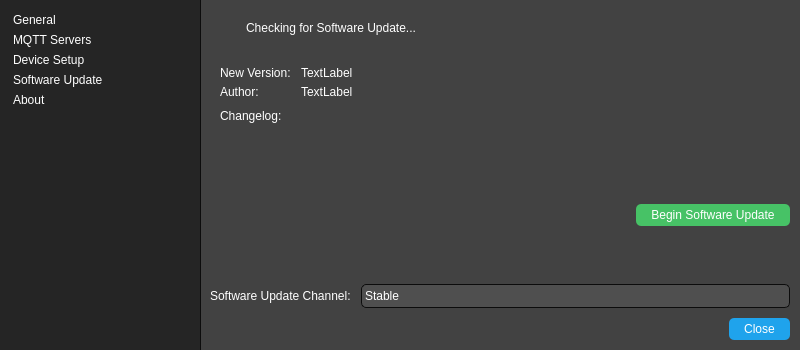
<?xml version="1.0" encoding="UTF-8"?>
<ui version="4.0">
 <class>PreferencesDialog</class>
 <widget class="QDialog" name="PreferencesDialog">
  <property name="geometry">
   <rect>
    <x>0</x>
    <y>0</y>
    <width>800</width>
    <height>350</height>
   </rect>
  </property>
  <property name="minimumSize">
   <size>
    <width>700</width>
    <height>300</height>
   </size>
  </property>
  <property name="maximumSize">
   <size>
    <width>859</width>
    <height>400</height>
   </size>
  </property>
  <property name="windowTitle">
   <string>Preferences</string>
  </property>
  <property name="styleSheet">
   <string notr="true">* {
	color: white;
}

#changelog {
	background: transparent;
	border: none;
}

QMessageBox {
	background-color: rgb(37, 37, 37);
	min-width: 500px;
}

#PreferencesDialog {
	background-color: rgb(37, 37, 37);
	font-weight: 600;
	
}
QPushButton {
	border-radius: 5px;
	border: none;
	padding: 4px 15px;
	background-color: #1fa3ec;
}

QPushButton:pressed {
	background-color: #0e70a4;
}

QPushButton:!enabled {
	background-color: rgb(145, 145, 145);
}

QToolButton {
	border-radius: 5px;
	border: none;
	padding: 3px 15px;
	background-color: #1fa3ec;
}

QToolButton:pressed {
	background-color: #0e70a4;
}


QListWidget {
	padding: 10px;
	background-color: rgb(37, 37, 37);
	border: none;
}

QListView::item {
   	padding: 3px;
	padding-left: 0px;
	border-radius: 5px;
}

QListView::item:selected {
	background-color: #1fa3ec;
}

#mqttServersList {
	background-color: rgb(37, 37, 37);
	padding: 3px;
	border-radius: 5px;
	border: 1px Solid #0C0C0C;
}

QLineEdit,  QComboBox, QSpinBox {
	background-color: #4f4f4f;
	padding: 3px;
	border-radius: 5px;
	border: 1px Solid #0C0C0C;
}

QComboBox::drop-down {border-width: 0px; } QComboBox::down-arrow {image: url(noimg); border-width: 0px;}

#container {
	background-color: rgb(66, 66, 66);
	border: none;
	border-left: 1px Solid #0C0C0C;
}

#qt_msgbox_informativelabel {
	color: rgb(146, 146, 146);
}</string>
  </property>
  <layout class="QHBoxLayout" name="horizontalLayout">
   <property name="spacing">
    <number>0</number>
   </property>
   <property name="leftMargin">
    <number>0</number>
   </property>
   <property name="topMargin">
    <number>0</number>
   </property>
   <property name="rightMargin">
    <number>0</number>
   </property>
   <property name="bottomMargin">
    <number>0</number>
   </property>
   <item>
    <widget class="QListWidget" name="listWidget">
     <property name="maximumSize">
      <size>
       <width>200</width>
       <height>16777215</height>
      </size>
     </property>
     <property name="styleSheet">
      <string notr="true"/>
     </property>
     <property name="iconSize">
      <size>
       <width>24</width>
       <height>24</height>
      </size>
     </property>
     <item>
      <property name="text">
       <string>General</string>
      </property>
      <property name="icon">
       <iconset resource="../../resources/resources.qrc">
        <normaloff>:/24/assets/24_gear_square.svg</normaloff>:/24/assets/24_gear_square.svg</iconset>
      </property>
     </item>
     <item>
      <property name="text">
       <string>MQTT Servers</string>
      </property>
      <property name="icon">
       <iconset resource="../../resources/resources.qrc">
        <normaloff>:/24/assets/24_servers_square.svg</normaloff>:/24/assets/24_servers_square.svg</iconset>
      </property>
     </item>
     <item>
      <property name="text">
       <string>Device Setup</string>
      </property>
      <property name="icon">
       <iconset resource="../../resources/resources.qrc">
        <normaloff>:/24/assets/24_bulb_square.svg</normaloff>:/24/assets/24_bulb_square.svg</iconset>
      </property>
     </item>
     <item>
      <property name="text">
       <string>Software Update</string>
      </property>
      <property name="icon">
       <iconset resource="../../resources/resources.qrc">
        <normaloff>:/24/assets/24_swupdate_square.svg</normaloff>:/24/assets/24_swupdate_square.svg</iconset>
      </property>
     </item>
     <item>
      <property name="text">
       <string>About</string>
      </property>
      <property name="icon">
       <iconset resource="../../resources/resources.qrc">
        <normaloff>:/24/assets/24_about_square.svg</normaloff>:/24/assets/24_about_square.svg</iconset>
      </property>
     </item>
    </widget>
   </item>
   <item>
    <widget class="QWidget" name="container" native="true">
     <layout class="QVBoxLayout" name="verticalLayout_2" stretch="0,0">
      <property name="spacing">
       <number>10</number>
      </property>
      <property name="leftMargin">
       <number>10</number>
      </property>
      <property name="topMargin">
       <number>10</number>
      </property>
      <property name="rightMargin">
       <number>10</number>
      </property>
      <property name="bottomMargin">
       <number>10</number>
      </property>
      <item>
       <widget class="QStackedWidget" name="stackedWidget">
        <property name="currentIndex">
         <number>3</number>
        </property>
        <widget class="QWidget" name="generalPage">
         <layout class="QFormLayout" name="formLayout_3">
          <property name="fieldGrowthPolicy">
           <enum>QFormLayout::ExpandingFieldsGrow</enum>
          </property>
          <property name="horizontalSpacing">
           <number>10</number>
          </property>
          <property name="verticalSpacing">
           <number>10</number>
          </property>
          <property name="leftMargin">
           <number>0</number>
          </property>
          <property name="topMargin">
           <number>0</number>
          </property>
          <property name="rightMargin">
           <number>0</number>
          </property>
          <property name="bottomMargin">
           <number>0</number>
          </property>
          <item row="0" column="0">
           <widget class="QLabel" name="label_5">
            <property name="text">
             <string>Backup Location:</string>
            </property>
           </widget>
          </item>
          <item row="0" column="1">
           <layout class="QHBoxLayout" name="horizontalLayout_7">
            <item>
             <widget class="QLineEdit" name="lineEdit">
              <property name="readOnly">
               <bool>true</bool>
              </property>
             </widget>
            </item>
            <item>
             <widget class="QToolButton" name="toolButton">
              <property name="text">
               <string>...</string>
              </property>
             </widget>
            </item>
           </layout>
          </item>
         </layout>
        </widget>
        <widget class="QWidget" name="mqttServersPage">
         <layout class="QVBoxLayout" name="verticalLayout_3">
          <property name="spacing">
           <number>10</number>
          </property>
          <property name="leftMargin">
           <number>0</number>
          </property>
          <property name="topMargin">
           <number>0</number>
          </property>
          <property name="rightMargin">
           <number>0</number>
          </property>
          <property name="bottomMargin">
           <number>0</number>
          </property>
          <item>
           <layout class="QHBoxLayout" name="horizontalLayout_3">
            <property name="spacing">
             <number>10</number>
            </property>
            <property name="leftMargin">
             <number>0</number>
            </property>
            <property name="topMargin">
             <number>0</number>
            </property>
            <property name="rightMargin">
             <number>0</number>
            </property>
            <item>
             <layout class="QVBoxLayout" name="verticalLayout_4">
              <property name="spacing">
               <number>10</number>
              </property>
              <property name="leftMargin">
               <number>0</number>
              </property>
              <item>
               <widget class="QListWidget" name="mqttServersList">
                <property name="sizePolicy">
                 <sizepolicy hsizetype="Expanding" vsizetype="Expanding">
                  <horstretch>0</horstretch>
                  <verstretch>0</verstretch>
                 </sizepolicy>
                </property>
               </widget>
              </item>
              <item>
               <layout class="QHBoxLayout" name="horizontalLayout_5">
                <property name="spacing">
                 <number>5</number>
                </property>
                <property name="topMargin">
                 <number>0</number>
                </property>
                <item>
                 <widget class="QPushButton" name="addButton">
                  <property name="sizePolicy">
                   <sizepolicy hsizetype="Preferred" vsizetype="Fixed">
                    <horstretch>0</horstretch>
                    <verstretch>0</verstretch>
                   </sizepolicy>
                  </property>
                  <property name="styleSheet">
                   <string notr="true">image: url(:/16/assets/16_add.svg);
padding: 4px 2px;
background-color: #47c266;</string>
                  </property>
                  <property name="text">
                   <string/>
                  </property>
                 </widget>
                </item>
                <item>
                 <widget class="QPushButton" name="removeButton">
                  <property name="sizePolicy">
                   <sizepolicy hsizetype="Preferred" vsizetype="Fixed">
                    <horstretch>0</horstretch>
                    <verstretch>0</verstretch>
                   </sizepolicy>
                  </property>
                  <property name="styleSheet">
                   <string notr="true">image: url(:/16/assets/16_remove.svg);
padding: 4px 2px;
background-color: #d43535;</string>
                  </property>
                  <property name="text">
                   <string/>
                  </property>
                 </widget>
                </item>
                <item>
                 <widget class="QPushButton" name="editButton">
                  <property name="styleSheet">
                   <string notr="true">image: url(:/16/assets/16_edit.svg);
padding: 4px 2px;</string>
                  </property>
                  <property name="text">
                   <string/>
                  </property>
                 </widget>
                </item>
                <item>
                 <spacer name="horizontalSpacer_3">
                  <property name="orientation">
                   <enum>Qt::Horizontal</enum>
                  </property>
                  <property name="sizeHint" stdset="0">
                   <size>
                    <width>40</width>
                    <height>20</height>
                   </size>
                  </property>
                 </spacer>
                </item>
               </layout>
              </item>
             </layout>
            </item>
           </layout>
          </item>
         </layout>
        </widget>
        <widget class="QWidget" name="deviceSetupPage">
         <layout class="QVBoxLayout" name="verticalLayout_5">
          <property name="spacing">
           <number>10</number>
          </property>
          <property name="leftMargin">
           <number>0</number>
          </property>
          <property name="topMargin">
           <number>0</number>
          </property>
          <property name="rightMargin">
           <number>0</number>
          </property>
          <property name="bottomMargin">
           <number>0</number>
          </property>
          <item>
           <layout class="QFormLayout" name="formLayout_2">
            <property name="fieldGrowthPolicy">
             <enum>QFormLayout::ExpandingFieldsGrow</enum>
            </property>
            <property name="topMargin">
             <number>10</number>
            </property>
            <item row="0" column="0">
             <widget class="QLabel" name="label_10">
              <property name="text">
               <string>Obtain IP Mode:</string>
              </property>
             </widget>
            </item>
            <item row="0" column="1">
             <layout class="QVBoxLayout" name="verticalLayout_6">
              <item>
               <widget class="QRadioButton" name="automaticButton">
                <property name="text">
                 <string>Automatic (Default)</string>
                </property>
               </widget>
              </item>
              <item>
               <widget class="QLabel" name="label_11">
                <property name="minimumSize">
                 <size>
                  <width>0</width>
                  <height>70</height>
                 </size>
                </property>
                <property name="text">
                 <string>TasmoManager will automatically detect the active network interface(s) on this computer and iterate through the IP addresses in that particular subnet until a Tasmota device is found.</string>
                </property>
                <property name="alignment">
                 <set>Qt::AlignLeading|Qt::AlignLeft|Qt::AlignTop</set>
                </property>
                <property name="wordWrap">
                 <bool>true</bool>
                </property>
               </widget>
              </item>
              <item>
               <widget class="QRadioButton" name="manualButton">
                <property name="text">
                 <string>Manual</string>
                </property>
               </widget>
              </item>
              <item>
               <widget class="QLabel" name="label_12">
                <property name="text">
                 <string>Enter an IP range that TasmoManager will use to detect devices.</string>
                </property>
               </widget>
              </item>
              <item>
               <layout class="QHBoxLayout" name="horizontalLayout_6">
                <property name="spacing">
                 <number>10</number>
                </property>
                <property name="topMargin">
                 <number>0</number>
                </property>
                <item>
                 <widget class="QLineEdit" name="firstIP"/>
                </item>
                <item>
                 <widget class="QLabel" name="label_3">
                  <property name="text">
                   <string>-</string>
                  </property>
                 </widget>
                </item>
                <item>
                 <widget class="QLineEdit" name="lastIP"/>
                </item>
                <item>
                 <widget class="QPushButton" name="saveIPSettingsButton">
                  <property name="sizePolicy">
                   <sizepolicy hsizetype="Preferred" vsizetype="Fixed">
                    <horstretch>0</horstretch>
                    <verstretch>0</verstretch>
                   </sizepolicy>
                  </property>
                  <property name="styleSheet">
                   <string notr="true">image: url(:/16/assets/16_tick.svg);
padding: 4px 2px;
background-color: #47c266;</string>
                  </property>
                  <property name="text">
                   <string/>
                  </property>
                 </widget>
                </item>
               </layout>
              </item>
             </layout>
            </item>
           </layout>
          </item>
          <item>
           <spacer name="verticalSpacer_2">
            <property name="orientation">
             <enum>Qt::Vertical</enum>
            </property>
            <property name="sizeHint" stdset="0">
             <size>
              <width>20</width>
              <height>40</height>
             </size>
            </property>
           </spacer>
          </item>
         </layout>
        </widget>
        <widget class="QWidget" name="softwareUpdatePage">
         <layout class="QVBoxLayout" name="verticalLayout_9">
          <property name="spacing">
           <number>10</number>
          </property>
          <property name="leftMargin">
           <number>0</number>
          </property>
          <property name="topMargin">
           <number>0</number>
          </property>
          <property name="rightMargin">
           <number>0</number>
          </property>
          <property name="bottomMargin">
           <number>0</number>
          </property>
          <item>
           <widget class="QWidget" name="checkForUpdatesWIdget" native="true">
            <layout class="QHBoxLayout" name="horizontalLayout_9">
             <property name="spacing">
              <number>10</number>
             </property>
             <property name="leftMargin">
              <number>10</number>
             </property>
             <property name="topMargin">
              <number>10</number>
             </property>
             <property name="rightMargin">
              <number>10</number>
             </property>
             <property name="bottomMargin">
              <number>10</number>
             </property>
             <item>
              <widget class="QLabel" name="spinner">
               <property name="minimumSize">
                <size>
                 <width>16</width>
                 <height>16</height>
                </size>
               </property>
               <property name="maximumSize">
                <size>
                 <width>16</width>
                 <height>16</height>
                </size>
               </property>
               <property name="text">
                <string/>
               </property>
              </widget>
             </item>
             <item>
              <widget class="QLabel" name="checkForUpdatesStatus">
               <property name="text">
                <string>Checking for Software Update...</string>
               </property>
              </widget>
             </item>
            </layout>
           </widget>
          </item>
          <item>
           <widget class="QWidget" name="softwareUpdateWidget" native="true">
            <layout class="QVBoxLayout" name="verticalLayout_7">
             <property name="spacing">
              <number>0</number>
             </property>
             <property name="leftMargin">
              <number>0</number>
             </property>
             <property name="topMargin">
              <number>0</number>
             </property>
             <property name="rightMargin">
              <number>0</number>
             </property>
             <property name="bottomMargin">
              <number>0</number>
             </property>
             <item>
              <layout class="QFormLayout" name="formLayout">
               <property name="fieldGrowthPolicy">
                <enum>QFormLayout::ExpandingFieldsGrow</enum>
               </property>
               <property name="horizontalSpacing">
                <number>10</number>
               </property>
               <property name="verticalSpacing">
                <number>5</number>
               </property>
               <property name="leftMargin">
                <number>10</number>
               </property>
               <property name="topMargin">
                <number>10</number>
               </property>
               <property name="rightMargin">
                <number>0</number>
               </property>
               <property name="bottomMargin">
                <number>0</number>
               </property>
               <item row="0" column="0">
                <widget class="QLabel" name="label_4">
                 <property name="text">
                  <string>New Version:</string>
                 </property>
                </widget>
               </item>
               <item row="0" column="1">
                <widget class="QLabel" name="newVersionLabel">
                 <property name="text">
                  <string>TextLabel</string>
                 </property>
                </widget>
               </item>
               <item row="1" column="0">
                <widget class="QLabel" name="label_7">
                 <property name="text">
                  <string>Author:</string>
                 </property>
                </widget>
               </item>
               <item row="2" column="0">
                <widget class="QLabel" name="label_6">
                 <property name="text">
                  <string>Changelog:</string>
                 </property>
                </widget>
               </item>
               <item row="1" column="1">
                <widget class="QLabel" name="authorUsername">
                 <property name="text">
                  <string>TextLabel</string>
                 </property>
                 <property name="openExternalLinks">
                  <bool>true</bool>
                 </property>
                </widget>
               </item>
               <item row="2" column="1">
                <widget class="QTextEdit" name="changelog">
                 <property name="sizePolicy">
                  <sizepolicy hsizetype="Expanding" vsizetype="Preferred">
                   <horstretch>0</horstretch>
                   <verstretch>0</verstretch>
                  </sizepolicy>
                 </property>
                 <property name="maximumSize">
                  <size>
                   <width>16777215</width>
                   <height>100</height>
                  </size>
                 </property>
                </widget>
               </item>
              </layout>
             </item>
             <item>
              <layout class="QHBoxLayout" name="horizontalLayout_8">
               <property name="spacing">
                <number>5</number>
               </property>
               <item>
                <spacer name="horizontalSpacer_2">
                 <property name="orientation">
                  <enum>Qt::Horizontal</enum>
                 </property>
                 <property name="sizeHint" stdset="0">
                  <size>
                   <width>40</width>
                   <height>20</height>
                  </size>
                 </property>
                </spacer>
               </item>
               <item>
                <widget class="QPushButton" name="beginSoftwareUpdateButton">
                 <property name="styleSheet">
                  <string notr="true">background-color: #47c266;</string>
                 </property>
                 <property name="text">
                  <string>Begin Software Update</string>
                 </property>
                </widget>
               </item>
              </layout>
             </item>
            </layout>
           </widget>
          </item>
          <item>
           <spacer name="verticalSpacer_3">
            <property name="orientation">
             <enum>Qt::Vertical</enum>
            </property>
            <property name="sizeHint" stdset="0">
             <size>
              <width>20</width>
              <height>40</height>
             </size>
            </property>
           </spacer>
          </item>
          <item>
           <layout class="QFormLayout" name="formLayout_4">
            <property name="fieldGrowthPolicy">
             <enum>QFormLayout::ExpandingFieldsGrow</enum>
            </property>
            <property name="horizontalSpacing">
             <number>10</number>
            </property>
            <property name="verticalSpacing">
             <number>5</number>
            </property>
            <property name="topMargin">
             <number>0</number>
            </property>
            <item row="0" column="0">
             <widget class="QLabel" name="label_8">
              <property name="text">
               <string>Software Update Channel:</string>
              </property>
             </widget>
            </item>
            <item row="0" column="1">
             <widget class="QComboBox" name="softwareUpdateChannel">
              <property name="sizePolicy">
               <sizepolicy hsizetype="Expanding" vsizetype="Preferred">
                <horstretch>0</horstretch>
                <verstretch>0</verstretch>
               </sizepolicy>
              </property>
              <item>
               <property name="text">
                <string>Stable</string>
               </property>
              </item>
              <item>
               <property name="text">
                <string>Alpha</string>
               </property>
              </item>
              <item>
               <property name="text">
                <string>Beta</string>
               </property>
              </item>
             </widget>
            </item>
           </layout>
          </item>
         </layout>
        </widget>
        <widget class="QWidget" name="aboutPage">
         <layout class="QVBoxLayout" name="verticalLayout">
          <property name="spacing">
           <number>10</number>
          </property>
          <property name="leftMargin">
           <number>0</number>
          </property>
          <property name="topMargin">
           <number>0</number>
          </property>
          <property name="rightMargin">
           <number>0</number>
          </property>
          <property name="bottomMargin">
           <number>0</number>
          </property>
          <item>
           <widget class="QWidget" name="widget" native="true">
            <property name="minimumSize">
             <size>
              <width>0</width>
              <height>128</height>
             </size>
            </property>
            <property name="maximumSize">
             <size>
              <width>128</width>
              <height>16777215</height>
             </size>
            </property>
            <property name="styleSheet">
             <string notr="true">image: url(:/identity/appicon.png);</string>
            </property>
           </widget>
          </item>
          <item>
           <layout class="QVBoxLayout" name="verticalLayout_8">
            <property name="spacing">
             <number>10</number>
            </property>
            <property name="leftMargin">
             <number>13</number>
            </property>
            <property name="topMargin">
             <number>0</number>
            </property>
            <property name="rightMargin">
             <number>0</number>
            </property>
            <item>
             <widget class="QLabel" name="label">
              <property name="styleSheet">
               <string notr="true">font-size: 30pt;
font-weight: 900;</string>
              </property>
              <property name="text">
               <string>TasmoManager</string>
              </property>
             </widget>
            </item>
            <item>
             <widget class="QLabel" name="version">
              <property name="text">
               <string>version_text</string>
              </property>
             </widget>
            </item>
            <item>
             <widget class="QLabel" name="label_2">
              <property name="text">
               <string>Licenced under the GPL-2.0 License</string>
              </property>
             </widget>
            </item>
           </layout>
          </item>
          <item>
           <spacer name="verticalSpacer">
            <property name="orientation">
             <enum>Qt::Vertical</enum>
            </property>
            <property name="sizeHint" stdset="0">
             <size>
              <width>20</width>
              <height>167</height>
             </size>
            </property>
           </spacer>
          </item>
          <item>
           <layout class="QHBoxLayout" name="horizontalLayout_2">
            <property name="spacing">
             <number>10</number>
            </property>
            <property name="topMargin">
             <number>0</number>
            </property>
            <item>
             <widget class="QPushButton" name="githubButton">
              <property name="text">
               <string>GitHub</string>
              </property>
             </widget>
            </item>
            <item>
             <widget class="QPushButton" name="openIssueButton">
              <property name="text">
               <string>Report an Issue</string>
              </property>
             </widget>
            </item>
            <item>
             <spacer name="horizontalSpacer">
              <property name="orientation">
               <enum>Qt::Horizontal</enum>
              </property>
              <property name="sizeHint" stdset="0">
               <size>
                <width>40</width>
                <height>20</height>
               </size>
              </property>
             </spacer>
            </item>
           </layout>
          </item>
         </layout>
        </widget>
       </widget>
      </item>
      <item>
       <layout class="QHBoxLayout" name="horizontalLayout_4">
        <property name="topMargin">
         <number>0</number>
        </property>
        <item>
         <spacer name="horizontalSpacer_4">
          <property name="orientation">
           <enum>Qt::Horizontal</enum>
          </property>
          <property name="sizeHint" stdset="0">
           <size>
            <width>40</width>
            <height>20</height>
           </size>
          </property>
         </spacer>
        </item>
        <item>
         <widget class="QPushButton" name="closeButton">
          <property name="text">
           <string>Close</string>
          </property>
         </widget>
        </item>
       </layout>
      </item>
     </layout>
    </widget>
   </item>
  </layout>
 </widget>
 <resources>
  <include location="../../resources/resources.qrc"/>
 </resources>
 <connections/>
</ui>
